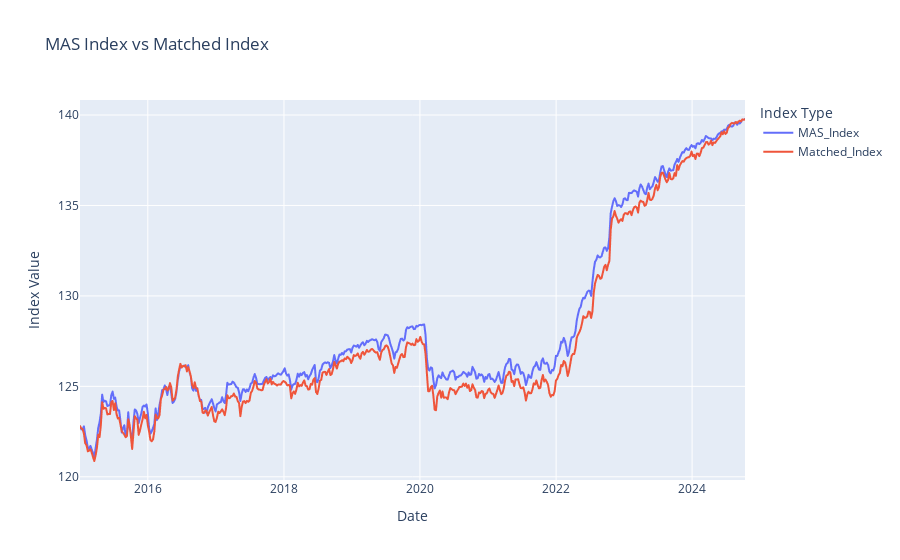

Here is the notebook cell this chart was saved with:
### Code cell
# Plot MAS_Index and Matched_Index using Plotly

fig = px.line(
    SGDNEER_index, 
    x=SGDNEER_index.index, 
    y=["MAS_Index", "Matched_Index"],
    labels={"value": "Index Value", "variable": "Index Type"},
    title="MAS Index vs Matched Index"
)

# Show the plot
fig.show()

### Figure 1 — Plotly figure (JSON) as saved in the notebook; plotly's stock layout.template omitted (floating-point values rounded to 4 significant figures; data arrays with more than 128 entries replaced by an {"elided": "..."} marker saying what was removed)
{"data": [{"hovertemplate": "Index Type=MAS_Index<br>Date=%{x}<br>Index Value=%{y}<extra></extra>", "legendgroup": "MAS_Index", "line": {"color": "#636efa", "dash": "solid"}, "marker": {"symbol": "circle"}, "mode": "lines", "name": "MAS_Index", "showlegend": true, "type": "scattergl", "x": {"elided": "511 str values"}, "xaxis": "x", "y": {"elided": "511 float values"}, "yaxis": "y"}, {"hovertemplate": "Index Type=Matched_Index<br>Date=%{x}<br>Index Value=%{y}<extra></extra>", "legendgroup": "Matched_Index", "line": {"color": "#EF553B", "dash": "solid"}, "marker": {"symbol": "circle"}, "mode": "lines", "name": "Matched_Index", "showlegend": true, "type": "scattergl", "x": {"elided": "511 str values"}, "xaxis": "x", "y": {"elided": "511 float values"}, "yaxis": "y"}], "layout": {"legend": {"title": {"text": "Index Type"}, "tracegroupgap": 0}, "title": {"text": "MAS Index vs Matched Index"}, "xaxis": {"anchor": "y", "domain": [0, 1], "title": {"text": "Date"}}, "yaxis": {"anchor": "x", "domain": [0, 1], "title": {"text": "Index Value"}}}}
